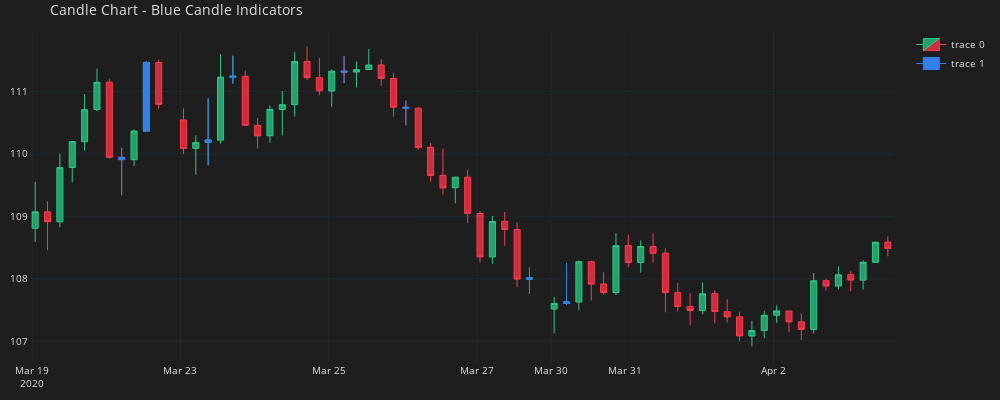

This figure's notebook cell:
### Code cell
plot_candles(df_plot, df_markers)
